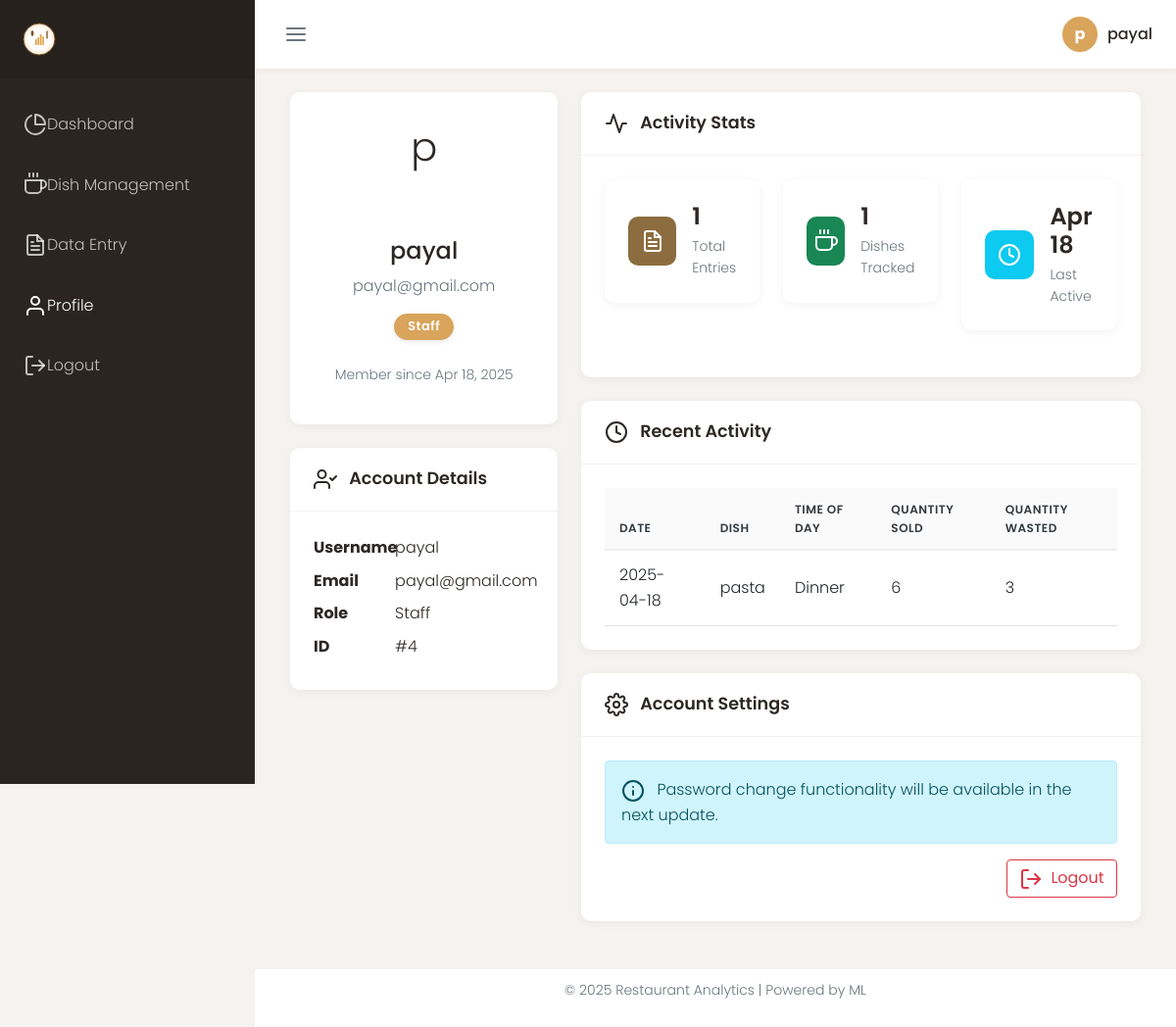
Page /profile (signed in) on the committed database.
### models.py (models this page shows, shortened)
class User(UserMixin, db.Model):
    id = db.Column(db.Integer, primary_key=True)
    username = db.Column(db.String(64), unique=True, nullable=False)
    email = db.Column(db.String(120), unique=True, nullable=False)
    password_hash = db.Column(db.String(256), nullable=False)
    role = db.Column(db.String(20), nullable=False, default='staff')  # 'admin' or 'staff'
    created_at = db.Column(db.DateTime, default=datetime.utcnow, nullable=False)
    daily_data = db.relationship('DailyData', backref='user', lazy=True)

class DailyData(db.Model):
    id = db.Column(db.Integer, primary_key=True)
    dish_id = db.Column(db.Integer, db.ForeignKey('dish.id'), nullable=False)
    user_id = db.Column(db.Integer, db.ForeignKey('user.id'), nullable=False)
    date = db.Column(db.Date, nullable=False, default=lambda: datetime.utcnow().date())
    day_of_week = db.Column(db.Integer, nullable=False)  # 0-6 (Monday-Sunday)
    time_of_day = db.Column(db.String(20), nullable=False)  # breakfast, lunch, dinner
    quantity_sold = db.Column(db.Integer, nullable=False)
    quantity_wasted = db.Column(db.Integer, nullable=False)
    notes = db.Column(db.Text)
    created_at = db.Column(db.DateTime, default=datetime.utcnow, nullable=False)

class Dish(db.Model):
    id = db.Column(db.Integer, primary_key=True)
    name = db.Column(db.String(100), nullable=False)
    description = db.Column(db.Text)
    category = db.Column(db.String(50))  # appetizer, main, dessert, etc.
    price = db.Column(db.Float, nullable=False)
    image_url = db.Column(db.String(255))  # URL to dish image
    created_at = db.Column(db.DateTime, default=datetime.utcnow, nullable=False)
    updated_at = db.Column(db.DateTime, default=datetime.utcnow, onupdate=datetime.utcnow, nullable=False)
    daily_data = db.relationship('DailyData', backref='dish', lazy=True)

### routes.py (the view)
    @app.route('/profile')
    @login_required
    def profile():
        stats = {
            'total_entries': DailyData.query.filter_by(user_id=current_user.id).count(),
            'dishes_tracked': db.session.query(db.func.count(db.distinct(DailyData.dish_id))).filter_by(user_id=current_user.id).scalar(),
            'last_active': DailyData.query.filter_by(user_id=current_user.id).order_by(DailyData.created_at.desc()).first(),
            'recent_activity': DailyData.query.filter_by(user_id=current_user.id).order_by(DailyData.created_at.desc()).limit(5).all()
        }
        return render_template('profile.html', title='Profile', user=current_user, stats=stats)

### models.py (called while the page is built)
@login_manager.user_loader
def load_user(user_id):
    return User.query.get(int(user_id))

### templates/profile.html (shortened to what this page needs)
{% extends "base.html" %}
{% block content %}
<div class="container-fluid">
    <div class="row">
        <div class="col-lg-4">
            <div class="dashboard-card">
                <div class="dashboard-card-body text-center">
                    <div class="mb-4">
                        <div class="user-image mx-auto" style="width: 100px; height: 100px; font-size: 40px;">
                            {{ user.username[0] }}
                        </div>
                    </div>
                    <h4>{{ user.username }}</h4>
                    <p class="text-muted">{{ user.email }}</p>
                    <div class="badge bg-{{ 'primary' if user.role == 'admin' else 'secondary' }} mb-3">
                        {{ user.role.capitalize() }}
                    </div>
                    <p class="text-muted small">Member since {{ user.created_at.strftime('%b %d, %Y') }}</p>
                </div>
            </div>
            <div class="dashboard-card mt-4">
                <div class="dashboard-card-header">
                    <h5 class="dashboard-card-title">
                        <i data-feather="user-check" class="feather-sm me-2"></i>
                        Account Details
                    </h5>
                </div>
                <div class="dashboard-card-body">
                    <dl class="row mb-0">
                        <dt class="col-sm-4">Username</dt>
                        <dd class="col-sm-8">{{ user.username }}</dd>
                        <dt class="col-sm-4">Email</dt>
                        <dd class="col-sm-8">{{ user.email }}</dd>
                        <dt class="col-sm-4">Role</dt>
                        <dd class="col-sm-8">{{ user.role.capitalize() }}</dd>
                        <dt class="col-sm-4">ID</dt>
                        <dd class="col-sm-8">#{{ user.id }}</dd>
                    </dl>
                </div>
            </div>
        </div>
        <div class="col-lg-8">
            <div class="dashboard-card">
                <div class="dashboard-card-header">
                    <h5 class="dashboard-card-title">
                        <i data-feather="activity" class="feather-sm me-2"></i>
                        Activity Stats
                    </h5>
                </div>
                <div class="dashboard-card-body">
                    <div class="row">
                        <div class="col-md-4">
                            <div class="stat-card">
                                <div class="stat-card-icon bg-primary text-white">
                                    <i data-feather="file-text"></i>
                                </div>
                                <div class="stat-card-content">
                                    <h5 class="stat-card-value">{{ stats.total_entries }}</h5>
                                    <p class="stat-card-label">Total Entries</p>
                                </div>
                            </div>
                        </div>
                        <div class="col-md-4">
                            <div class="stat-card">
                                <div class="stat-card-icon bg-success text-white">
                                    <i data-feather="coffee"></i>
                                </div>
                                <div class="stat-card-content">
                                    <h5 class="stat-card-value">{{ stats.dishes_tracked }}</h5>
                                    <p class="stat-card-label">Dishes Tracked</p>
                                </div>
                            </div>
                        </div>
                        <div class="col-md-4">
                            <div class="stat-card">
                                <div class="stat-card-icon bg-info text-white">
                                    <i data-feather="clock"></i>
                                </div>
                                <div class="stat-card-content">
                                    <h5 class="stat-card-value">
                                        {% if stats.last_active %}
                                            {{ stats.last_active.date.strftime('%b %d') }}
                                        {% else %}
                                            -
                                        {% endif %}
                                    </h5>
                                    <p class="stat-card-label">Last Active</p>
                                </div>
                            </div>
                        </div>
                    </div>
                </div>
            </div>
            <div class="dashboard-card mt-4">
                <div class="dashboard-card-header">
                    <h5 class="dashboard-card-title">
                        <i data-feather="clock" class="feather-sm me-2"></i>
                        Recent Activity
                    </h5>
                </div>
                <div class="dashboard-card-body">
                    <div class="table-responsive">
                        <table class="table table-hover">
                            <thead>
                                <tr>
                                    <th>Date</th>
                                    <th>Dish</th>
                                    <th>Time of Day</th>
                                    <th>Quantity Sold</th>
                                    <th>Quantity Wasted</th>
                                </tr>
                            </thead>
                            <tbody>
                                {% for activity in stats.recent_activity %}
                                <tr>
                                    <td>{{ activity.date.strftime('%Y-%m-%d') }}</td>
                                    <td>{{ activity.dish.name }}</td>
                                    <td>{{ activity.time_of_day.capitalize() }}</td>
                                    <td>{{ activity.quantity_sold }}</td>
                                    <td>{{ activity.quantity_wasted }}</td>
                                </tr>
                                {% else %}
                                <tr>
                                    <td colspan="5" class="text-center">No activity found</td>
                                </tr>
                                {% endfor %}
                            </tbody>
                        </table>
                    </div>
                </div>
            </div>
            <div class="dashboard-card mt-4">
                <div class="dashboard-card-header">
                    <h5 class="dashboard-card-title">
                        <i data-feather="settings" class="feather-sm me-2"></i>
                        Account Settings
                    </h5>
                </div>
                <div class="dashboard-card-body">
                    <div class="alert alert-info">
                        <i data-feather="info" class="feather-sm me-2"></i>
                        Password change functionality will be available in the next update.
                    </div>
                    <div class="d-flex justify-content-end">
                        <a href="{{ url_for('logout') }}" class="btn btn-outline-danger">
                            <i data-feather="log-out" class="feather-sm me-1"></i>
                            Logout
                        </a>
                    </div>
                </div>
            </div>
        </div>
    </div>
</div>
{% endblock %}

### templates/base.html (shortened to what this page needs)
<!DOCTYPE html>
<html lang="en">
<head>
    <link href="https://cdn.jsdelivr.net/npm/bootstrap@5.1.3/dist/css/bootstrap.min.css" rel="stylesheet">
    <link href="https://cdnjs.cloudflare.com/ajax/libs/font-awesome/6.0.0-beta3/css/all.min.css" rel="stylesheet">
    <link rel="stylesheet" href="https://cdn.jsdelivr.net/npm/daterangepicker@3.1.0/daterangepicker.css">
    <link href="https://cdn.jsdelivr.net/npm/aos@2.3.4/dist/aos.css" rel="stylesheet">
    <link rel="stylesheet" href="{{ url_for('static', filename='css/style.css') }}">
</head>
<body>
    {% if current_user.is_authenticated %}
        <div class="dashboard-container">
            <aside class="sidebar">
                <div class="sidebar-header">
                    <a href="{{ url_for('dashboard') }}" class="sidebar-brand">
                        <img src="{{ url_for('static', filename='svg/logo.svg') }}" alt="Restaurant Analytics" height="40">
                    </a>
                </div>
                <ul class="sidebar-menu">
                    <li class="sidebar-item">
                        <a href="{{ url_for('dashboard') }}" class="sidebar-link">
                            <i data-feather="pie-chart"></i>
                            <span>Dashboard</span>
                        </a>
                    </li>
                    <li class="sidebar-item">
                        <a href="{{ url_for('dish_management') }}" class="sidebar-link">
                            <i data-feather="coffee"></i>
                            <span>Dish Management</span>
                        </a>
                    </li>
                    <li class="sidebar-item">
                        <a href="{{ url_for('daily_data') }}" class="sidebar-link">
                            <i data-feather="file-text"></i>
                            <span>Data Entry</span>
                        </a>
                    </li>
                    <li class="sidebar-item">
                        <a href="{{ url_for('profile') }}" class="sidebar-link">
                            <i data-feather="user"></i>
                            <span>Profile</span>
                        </a>
                    </li>
                    <li class="sidebar-item">
                        <a href="{{ url_for('logout') }}" class="sidebar-link">
                            <i data-feather="log-out"></i>
                            <span>Logout</span>
                        </a>
                    </li>
                </ul>
            </aside>
            <div class="main-content">
                <header class="main-header">
                    <button class="toggle-sidebar" id="toggle-sidebar">
                        <i data-feather="menu"></i>
                    </button>
                    <div class="user-menu dropdown">
                        <a href="#" class="dropdown-toggle" id="userDropdown" data-bs-toggle="dropdown" aria-expanded="false">
                            <div class="user-image">{{ current_user.username[0] }}</div>
                            <div class="user-name">{{ current_user.username }}</div>
                        </a>
                    </div>
                </header>
                <div class="main-body">
                    {% block content %}{% endblock %}
                </div>
                <footer class="main-footer">
                    <div class="text-center">
                        <p>&copy; {{ now.year }} Restaurant Analytics | Powered by ML</p>
                    </div>
                </footer>
            </div>
        </div>
    {% endif %}
</body>
</html>

### rows in the picture
User: username "p", username "payal", email "payal@gmail.com", role "Staff", created_at "Apr 18, 2025", id "4"
DailyData: last_active "Apr 18", date "2025-04-18", dish.name "pasta", time_of_day "Dinner", quantity_sold "6", quantity_wasted "3"

### other values in the picture
{{ stats.total_entries }} "1"
{{ stats.dishes_tracked }} "1"
